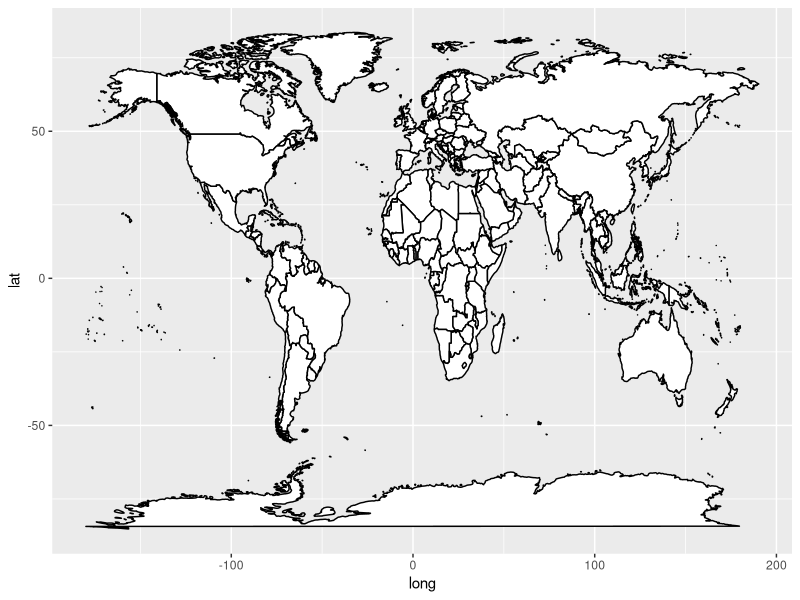
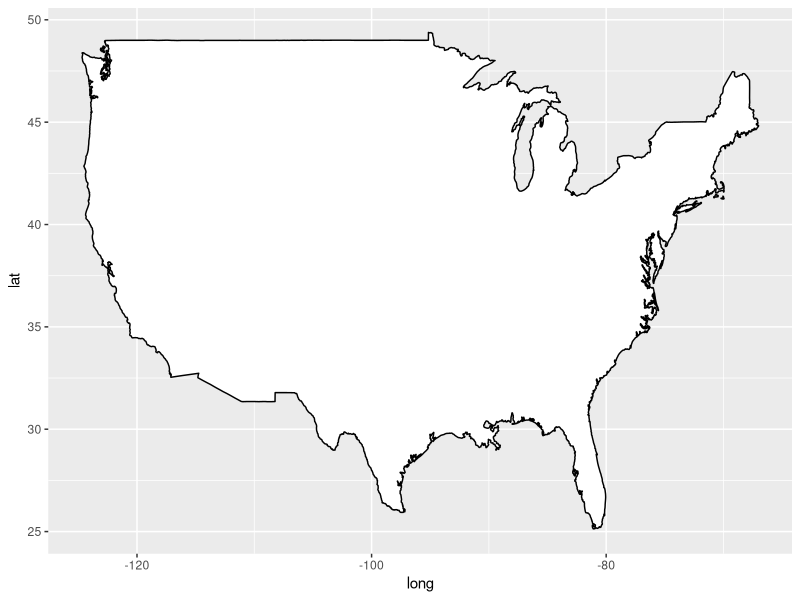
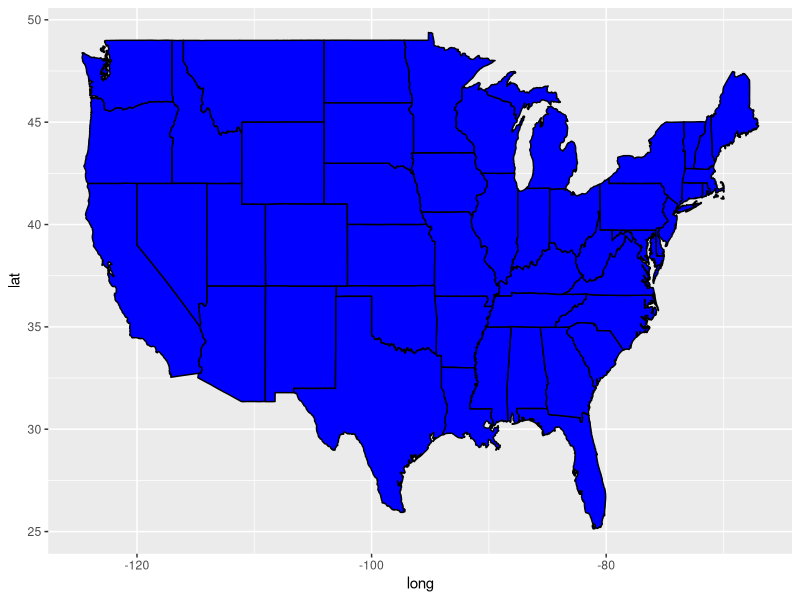
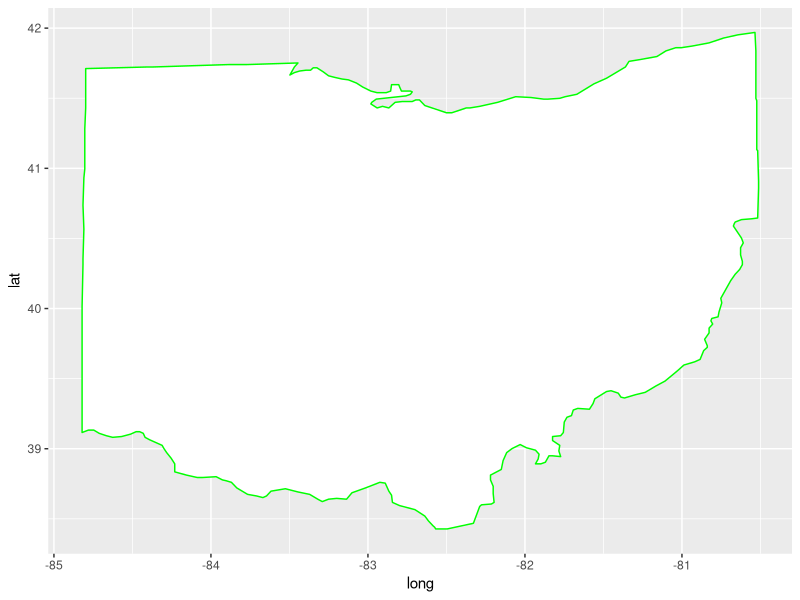
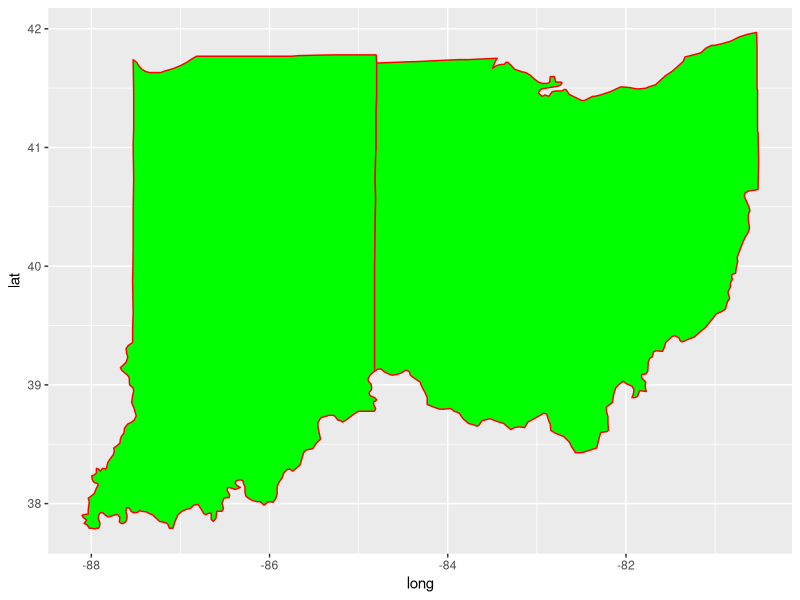
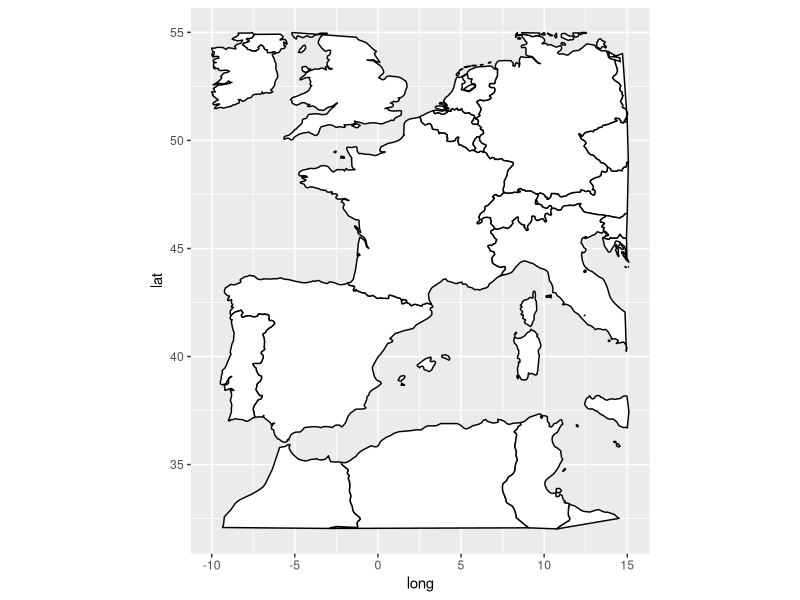
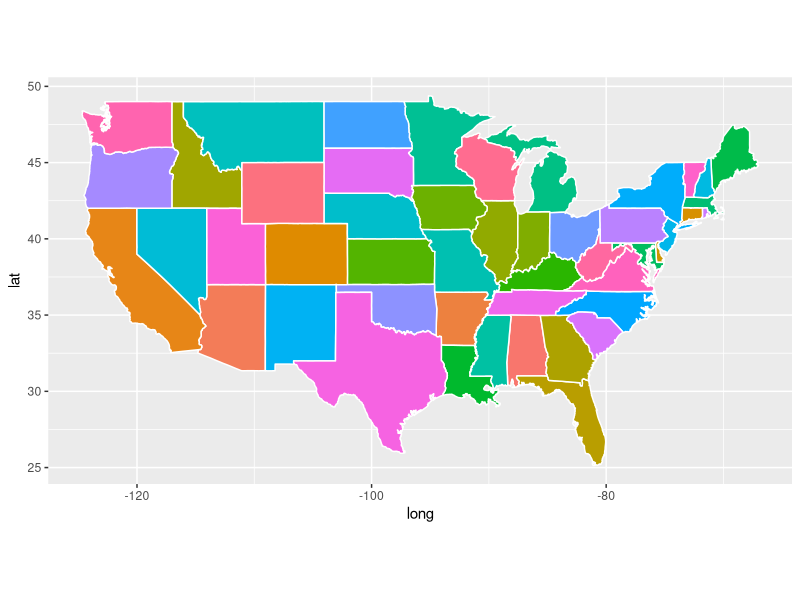
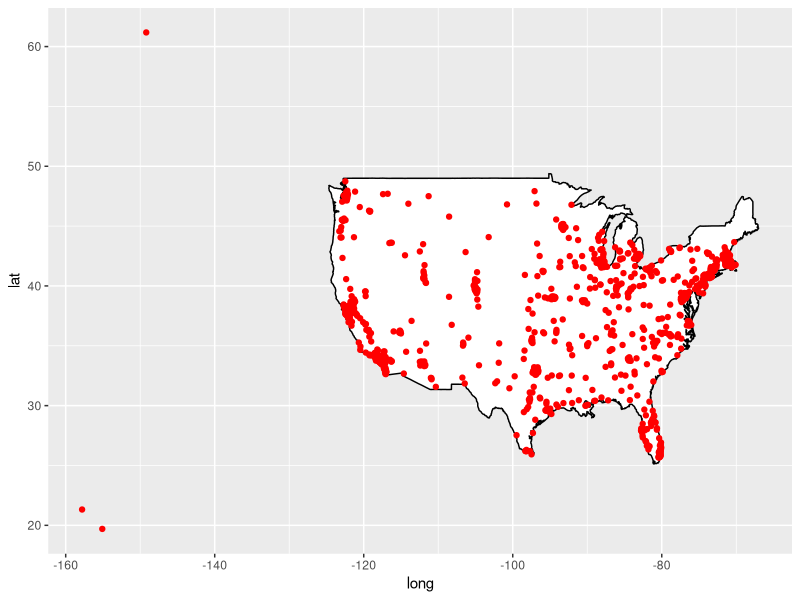

These charts were generated, in order, by the following R code:
## ---- chunk 1
knitr::opts_chunk$set(echo = TRUE, warning=FALSE, message=FALSE)
## ---- chunk 2
library(tidyverse)
library(maps)
library(scales)
library(stringr)

# Let us get a world map using the "map_data" function 
world <- map_data("world")

## Let us get a US map including Hawaii, Alaska, and Puerto Rico:
usa <- map_data("usa")

# Let us get the states:
states <- map_data("state")

# Select Ohio using the filter function:
ohio <- states %>%
  filter(region == "ohio")
## ---- chunk 3
ggplot(data = world,
       mapping = aes(x = long, y = lat, group = group)) +
 geom_polygon(fill = "white", color = "black")
## ---- chunk 4
ggplot(data = usa,
       mapping = aes(x = long, y= lat, group = group)) +
 geom_polygon(fill = "white", color = "black")
## ---- chunk 5
ggplot(data = states,
       mapping = aes(x = long, y = lat, group = group)) +
 geom_polygon(fill = "blue", color = "black")
## ---- chunk 6
ggplot(data = ohio,
       mapping=aes(x = long, y = lat, group = group)) + 
  geom_polygon(fill = "white", color = "green")
## ---- chunk 7
# We can select data for two states, for example Ohio and Indiana:
ohio_indiana <- states %>% 
  filter(region == "ohio" | region == "indiana")

# Plot the map of Ohio and Indiana:
ggplot(data = ohio_indiana,
       mapping = aes(x = long, y = lat, group = group)) + 
  geom_polygon(fill = "green" , color = "red")
## ---- chunk 8
world <- map_data("world")
a_region <- filter(world, long >- 10 & long < 15.1 & lat > 32 & lat < 55)

ggplot(data = a_region,
       mapping = aes(x = long, y = lat, group = group)) +
  geom_polygon(fill = "white", color = "black") +
  coord_fixed(1.3)
## ---- chunk 9
head(ohio)
## ---- chunk 10
ggplot(data = states) + 
 geom_polygon(aes(x = long, y = lat, fill = region, group = group),
              color = "white") + 
 coord_fixed(1.3) +
 guides(fill = FALSE) # Do this to omit the legend
## ---- chunk 11
# The maps package has city data
head(maps::world.cities)

my_cities <- maps::world.cities

usa_cities <- filter(my_cities,country.etc == "USA")

head(usa_cities)
## ---- chunk 12
ggplot(data = usa,
       mapping = aes(x = long, y = lat, group = group)) +
 geom_polygon(color = "black", fill = "white") +
 geom_point(data = usa_cities, color = "red",
            aes(x = long, y = lat, group = NULL))
## ---- chunk 13
usa_big_cities <- filter(my_cities, country.etc == "USA" & pop > 500000)

ggplot(data = usa, mapping = aes(x = long, y = lat, group = group)) +
  geom_polygon(color = "black", fill = "white") +
  geom_point(data = usa_big_cities, color = "red",
             aes(x = long, y = lat, group = NULL))
## ---- chunk 14
ggplot(data = usa, mapping = aes(x = long, y = lat, group = group)) +
  geom_polygon(color = "black", fill = "white") +
  geom_point(data = usa_big_cities, color = "red",
             aes(x = long, y = lat, group = NULL, size = pop))
## ---- chunk 15
usa_big_cities$qual <- sample(LETTERS[1:5], nrow(usa_big_cities),
                              replace = TRUE)

ggplot(data = usa, mapping = aes(x = long, y = lat, group = group)) +
  geom_polygon(color = "black", fill = "white") +
  geom_point(data = usa_big_cities,
             aes(x = long, y = lat, group = NULL, color = qual, size = pop))
## ---- chunk 16
# No scientific notation in legend r ggplot:
# scales package adds the "scale_size_continuous" function, and we can set label=comma
library(scales)

# Change the column name to make the legend nicer"
usa_big_cities$Population <- usa_big_cities$pop
usa_big_cities$Qualitative <- usa_big_cities$qual

# Do some additional refining:
ggplot(data = usa, mapping = aes(x = long, y= lat, group = group)) + 
  geom_polygon(color = "black", fill = "white") +
  geom_point(data = usa_big_cities,
             aes(x = long, y = lat, group = NULL,
                 color = Qualitative, size = Population)) +
  scale_size_continuous(label = comma)
## ---- chunk 17
# Get basic map data for all USA counties:
usa_counties = map_data("county") 

# Subset to counties in Ohio:
oh = subset(usa_counties, region == "ohio") 
head(oh)
## ---- chunk 18
# Plot ohio counties
ggplot() +
  geom_polygon(data = oh,
               aes(x = long, y = lat, group = group, fill = subregion),
               color = "black", alpha = 0.3) + 
  coord_fixed(1.3) +
  guides(fill = FALSE) +
  ggtitle("Ohio counties")  
## ---- chunk 19
# The data of the estimated population of each  county in 2021 and percent change from 2010
Ohio <- read_csv("Ohio.csv")
head(Ohio)
## ---- chunk 20
# Create a new  column called  "county" so that counties start with capital letters
# using str_to_title function 
oh$county <- str_to_title(oh$subregion)

# Merge population data with counties data by county variable using inner_join
# function, and named the new object "ohio_pop"
ohio_pop <- inner_join(oh, Ohio, by = "county")

# Select counties with population greater than 100000
ohio_big_pop <- filter(ohio_pop, Pop > 100000)
## ---- chunk 21
###  vary size of point by population size
ggplot(data = ohio_pop, mapping = aes(x = long, y = lat, group = group))+
  geom_polygon(color = "black", fill = "white")+
  geom_point(data = ohio_big_pop, color = "red",
             aes(x = x_1, y = y_1, group = NULL, size = Pop)) +
  coord_fixed(1.3) +
  guides(size = FALSE) # Omit the legend
## ---- chunk 22
ApplyQuintiles <- function(x) {
  cut(x, breaks = c(quantile(ohio_pop$Pop, probs = seq(0, 1, by = 0.2))),
      labels = c("0-20", "20-40", "40-60", "60-80", "80-100"),
      include.lowest = TRUE)
}

ohio_pop$grouped_pop <- sapply(ohio_pop$Pop, ApplyQuintiles)
head(ohio_pop)
## ---- chunk 23
ggplot() +
  geom_polygon(data = ohio_pop,
               aes(x = long, y = lat, group = group, fill = grouped_pop),
               color = "black") + 
  coord_fixed(1.3) +
  scale_fill_brewer(palette = "Reds", direction = 1) +
  labs(fill = "Population Quantiles") 
## ---- chunk 24
# Get basic map data for all USA counties:
usa_counties = map_data("county")    

# Subset to counties in Ohio:
oh = subset(usa_counties, region == "ohio")  

# Read population data:
Ohio <- read_csv("Ohio.csv") 

# Create a new  column called  "county" so that counties start with capital
# letters using str_to_title function 
oh$county = str_to_title(oh$subregion)

# Merge counties with population:
ohio_pop<-inner_join(oh, Ohio, by = "county")

# Select counties with % positive population growth:
ohio_pos_pop <- filter(ohio_pop, Perc > 0)

ggplot(data = ohio_pop,
       mapping = aes(x = long, y= lat, group = group)) +
  geom_polygon(color = "black", fill = "white") +
  geom_point(data = ohio_pos_pop, color = "red",
             aes(x = long, y = lat, group = NULL, size = Pop)) + 
  guides(size = FALSE)  #  Omit the legend
## ---- chunk 25
ohio_neg_pop <- filter(ohio_pop, Perc<0)

ggplot(data = ohio_pop, mapping = aes(x= long, y= lat, group = group))+
  geom_polygon(color="black",fill="white")+
  geom_point(data = ohio_neg_pop, color = "red",
             aes(x = x_1,y = y_1, group = NULL, size = Perc)) +
  guides(size = FALSE) # Omit the legend
## ---- chunk 26
ApplyQuintiles_n <- function(x) {
  cut(x, breaks = c(quantile(ohio_neg_pop$Perc, probs = seq(0, 1, by = 0.2))),
      labels = c("0-20", "20-40", "40-60", "60-80", "80-100"),
      include.lowest = TRUE)
}

ohio_neg_pop$grouped_pop <- sapply(ohio_neg_pop$Perc, ApplyQuintiles_n)

# Plot the map
ggplot() +
  geom_polygon(data = ohio_neg_pop,
               aes(x = long, y = lat, group = group, fill = grouped_pop),
               color = "black") + 
  coord_fixed(1.3) +
  scale_fill_brewer(palette = "Set1", direction = -1) +
  labs(fill = "Negative population growth counties") 
## ---- chunk 27
world <- map_data("world")

france <- filter(world,region == "France")

ggplot(data = france,
       mapping = aes(x = long, y = lat, group = group)) +
  geom_polygon(color = "black", fill = "white") +
  labs(fill = "France") 

# The "maps" package has city data
head(maps::world.cities)
my_cities <-maps::world.cities

france_cities <- filter(my_cities, country.etc == "France")

head(france_cities)

# Make a point for every city:
ggplot(data = france, mapping = aes(x = long, y = lat, group = group)) +
  geom_polygon(color = "black", fill = "white") +
  geom_point(data = france_cities, color = "red",
             aes(x = long, y = lat, group = NULL))
## ---- chunk 28
# Let's pick just the big cities:
france_big_cities <- filter(my_cities,country.etc == "France" & pop > 100000)

ggplot(data = france,
       mapping = aes(x = long, y = lat, group = group)) +
  geom_polygon(color = "black", fill = "white") +
  geom_point(data = france_big_cities, color = "red",
             aes(x = long, y = lat, group = NULL)) 
## ---- chunk 29
# vary size of point by city size
ggplot(data = france, mapping = aes(x = long, y = lat, group = group)) +
  geom_polygon(color = "black", fill = "white") +
  geom_point(data = france_big_cities, color = "red",
             aes(x = long, y = lat, group = NULL, size = pop))
## ---- chunk 30
# Now vary the color of the dots
france_big_cities$qual <- sample(LETTERS[1:5],
                                 nrow(france_big_cities),
                                 replace = TRUE)

ggplot(data = france,
       mapping = aes(x = long, y = lat, group = group)) +
  geom_polygon(color = "black",fill = "white") +
  geom_point(data = france_big_cities,
             aes(x = long, y = lat, group = NULL, color = qual, size = pop))
## ---- chunk 31
# Do some tweaking:
# no scientific notation in legend r ggplot
# scales package adds the "scale_size_continuous" function to our arsenal, and we can set label=comma
library(scales)

# Change the column name to make the legend nicer:
france_big_cities$Population <- france_big_cities$pop
france_big_cities$Qualitative <- france_big_cities$qual

# Do some additional refining:
ggplot(data = france,
       mapping = aes(x = long, y = lat, group = group)) +
  geom_polygon(color = "black", fill = "white") +
  geom_point(data = france_big_cities,
             aes(x = long, y = lat, group = NULL,
                 color = Qualitative, size = Population)) +
  scale_size_continuous(label = comma)
